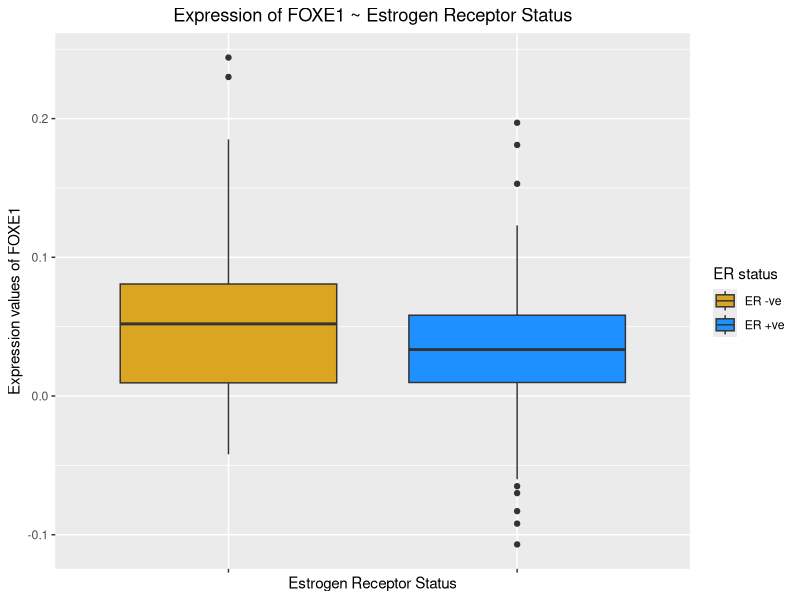

Generate this figure with R: (Note: this script raises an error after producing the figure.)
## ---- chunk 1
library(dplyr)
library(ggplot2)
library(RColorBrewer)
## ---- chunk 2
patients <-  read.delim("updated.patient.txt", stringsAsFactors = FALSE)
exprsAnno <- read.delim("anno.gene.expression.txt", stringsAsFactors = FALSE)
### Insert your code here ###
## ---- chunk 3
tmp <- exprsAnno %>% 
    filter(HUGO.gene.symbol == "FOXE1") %>% 
    select(starts_with("NKI")) %>%
    t() %>%
    data.frame()
colnames(tmp) <- "FOXE1"
g <- ggplot(tmp, aes(y = FOXE1, x = factor(patients[, "er"]), fill = factor(patients[, "er"]))) +
    geom_boxplot() + 
    scale_fill_manual(values = c("goldenrod", "dodgerblue"),
                      name = "ER status",
                      labels = c("ER -ve", "ER +ve")) +
    labs(title = "Expression of FOXE1 ~ Estrogen Receptor Status",
         x = "Estrogen Receptor Status",
         y = "Expression values of FOXE1") +
    scale_x_discrete(labels = NULL) + 
    theme(plot.title = element_text(hjust = 0.5))
print(g)

## ---- chunk 4
chrom <- c("chr1", "chr5", "chr6", "chr8")

for (chr in chrom){
    numRows <- exprsAnno %>%
        filter(Chromosome == chr) %>%
        summarise(n())
    s <- paste("The number of genes on", chr, "is", numRows)
    print(s)
}

## ---- chunk 5
chr <- "chr1"
numRows <- exprsAnno %>% filter(Chromosome == chr) %>% summarise(n())

chr <- "chr5"
numRows <- exprsAnno %>% filter(Chromosome == chr) %>% summarise(n())

chr <- "chr6"
numRows <- exprsAnno %>% filter(Chromosome == chr) %>% summarise(n())

chr <- "chr8"
numRows <- exprsAnno %>% filter(Chromosome == chr) %>% summarise(n())
## ---- chunk 6
ages <- c(20, 30, 40)
### Insert your code here ###
## ---- chunk 7
numGenes <- NULL
chrom <- c("chr1", "chr5", "chr6", "chr8")
for(chr in chrom) {
  numRows <- exprsAnno %>%
      filter(Chromosome == chr) %>%
      summarise(n())
  numGenes[i] <- numRows
  }
numGenes
## ---- chunk 8
status <- c("er", "pr", "her2")
### Your answer here ###
## ---- chunk 9
is.numeric(10)
is.numeric("TEN")
is.character(10)
## ---- chunk 10
x <- c(1, 2, NA)
mean(x)
is.na(x)
## ---- chunk 11
x <- rnorm(1, mean = 50, sd = 10)
## ---- chunk 12
## Method 1
if (any(exprsAnno$HUGO.gene.symbol == "PIK3CA")){
    print("PIK3CA is in the dataset")
}else{
    print("PIK3CA is not in the dataset")
}

## Method 2
if (sum(exprsAnno$HUGO.gene.symbol == "PIK3CA") == 1){
    print("PIK3CA is in the dataset")
}else{
    print("PIK3CA is not in the dataset")
}
## ---- chunk 13
genes <- c("AMPD3", "TECTA", "TRPV4", "CD244", "ABHD10", "GEMIN8", "MAP1A", "SMAD7")

for (gen in genes){
    tmp <- exprsAnno %>%
        filter(HUGO.gene.symbol == gen) %>%
        select(starts_with("NKI")) %>%
        t() %>%
        data.frame()
    colnames(tmp) <- "gene"
    x <- tmp %>% 
        group_by(factor(patients[, "er"])) %>%
        summarise("exprsAv" = mean(gene, na.rm = TRUE))
    diff <- x$exprsAv[1] - x$exprsAv[2]
    if (abs(diff) > 0.04){
        print(paste("The difference between ER status for", gen, "is", abs(diff), "which is greater than 0.04"))
    }else{
        print(paste("The difference between ER status for", gen, "is not greater than 0.04"))
    }
}

## ---- chunk 14
genes <- c("AMPD3", "TECTA", "TRPV4", "CD244", "ABHD10", "GEMIN8", "MAP1A", "SMAD7")

for (gen in genes){
    tmp <- exprsAnno %>%
        filter(HUGO.gene.symbol == gen) %>%
        select(starts_with("NKI")) %>%
        t() %>%
        data.frame()
    colnames(tmp) <- "gene"
    x <- tmp %>% 
        group_by(factor(patients[, "er"])) %>%
        summarise("exprsAv" = mean(gene, na.rm = TRUE))
    diff <- x$exprsAv[1] - x$exprsAv[2]
    if (abs(diff) > 0.04){
        g <- ggplot(tmp, aes(y = gene, x = factor(patients[, "er"]), fill = factor(patients[, "er"]))) +
            geom_boxplot()
        print(g)
    }else{
        next
    }
}
## ---- chunk 15
gen <- genes[1]
tmp <- exprsAnno %>%
    filter(HUGO.gene.symbol == gen) %>%
    select(starts_with("NKI")) %>%
    t() %>%
    data.frame()
colnames(tmp) <- "gene"
x <- tmp %>% 
    group_by(factor(patients[, "er"])) %>%
    summarise("exprsAv" = mean(gene, na.rm = TRUE))
diff <- x$exprsAv[1] - x$exprsAv[2]
if (abs(diff) > 0.04){
    g <- ggplot(tmp, aes(y = gene, x = factor(patients[, "er"]), fill = factor(patients[, "er"]))) +
        geom_boxplot() +
        scale_fill_manual(values = c("goldenrod", "dodgerblue"),
                      name = "ER status",
                      labels = c("ER -ve", "ER +ve")) +
    labs(title = "Expression of x ~ Estrogen Receptor Status",
         x = "Estrogen Receptor Status",
         y = "Expression values of x") +
    scale_x_discrete(labels = NULL) + 
    theme(plot.title = element_text(hjust = 0.5))
    print(g)
        
    }else{
        next
}
